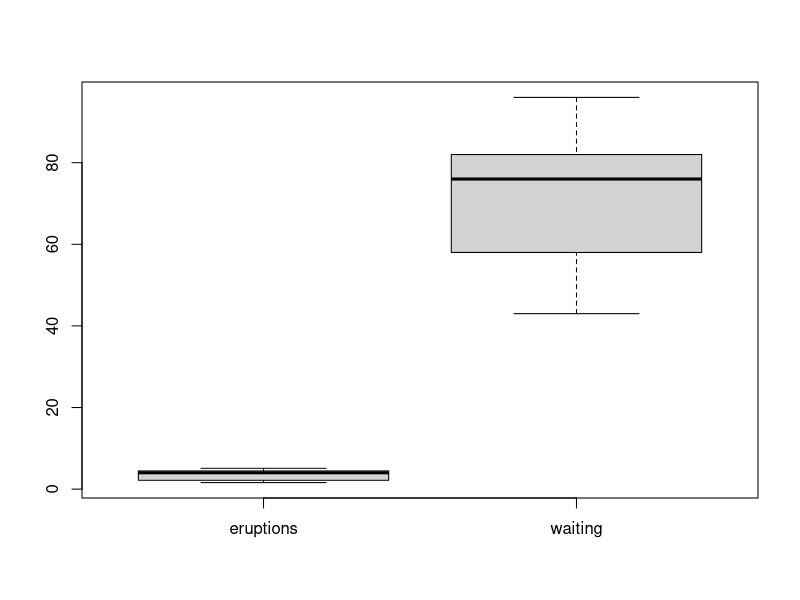

Recreate this plot in R.
## ---- chunk 1
((1 - 3.5)^2 + (2 - 3.5)^2 + (3 - 3.5)^2 + (4 - 3.5)^2 + (5 - 3.5)^2 + (6 - 3.5)^2) / 6
## ---- chunk 2
x <- sample(1:6, 10000000, T)
mean(x)
var(x)
## ---- chunk 3
table(x) / length(x)
## ---- chunk 4
x <- c(91, 88, 93, 94, 96, 85, 89, 91, 98, 92, 93, 97, 95, 80, 82, 83)
sd(x)
## ---- chunk 5
y <- 5 / 9 * (x - 32)
mean(y)
sd(y)
## ---- chunk 6
data(faithful)

summary(faithful)
## ---- chunk 7
outliers <- function(x) {
  lower <- sum(x[x < quantile(x, 0.5) - 1.5 * IQR(x)])
  upper <- sum(x[x > quantile(x, 0.5) + 1.5 * IQR(x)])
  if (lower || upper){
    return(T)
  }
  return(F)
}

outliers(faithful$waiting)
## ---- chunk 8
boxplot(faithful)
